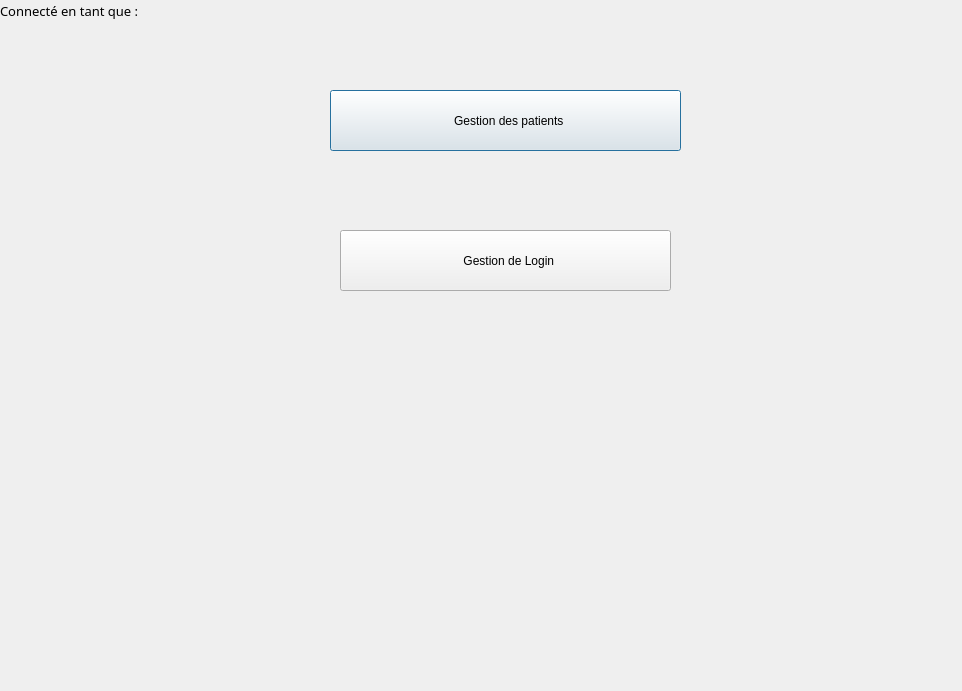
<?xml version="1.0" encoding="UTF-8"?>
<ui version="4.0">
 <class>dashboard</class>
 <widget class="QDialog" name="dashboard">
  <property name="windowModality">
   <enum>Qt::NonModal</enum>
  </property>
  <property name="geometry">
   <rect>
    <x>0</x>
    <y>0</y>
    <width>962</width>
    <height>691</height>
   </rect>
  </property>
  <property name="windowTitle">
   <string>Dialog</string>
  </property>
  <widget class="QLabel" name="background_image">
   <property name="geometry">
    <rect>
     <x>-10</x>
     <y>-10</y>
     <width>971</width>
     <height>711</height>
    </rect>
   </property>
   <property name="styleSheet">
    <string notr="true">border-image: url(:/img/dashboard/dashboard.jpg);</string>
   </property>
   <property name="text">
    <string/>
   </property>
  </widget>
  <widget class="QLabel" name="icon_gestion_patient">
   <property name="geometry">
    <rect>
     <x>290</x>
     <y>80</y>
     <width>81</width>
     <height>81</height>
    </rect>
   </property>
   <property name="styleSheet">
    <string notr="true">border-image: url(:/img/dashboard/icon_gestion_patient.png);</string>
   </property>
   <property name="text">
    <string/>
   </property>
  </widget>
  <widget class="QPushButton" name="btn_gestion_patient">
   <property name="geometry">
    <rect>
     <x>330</x>
     <y>90</y>
     <width>351</width>
     <height>61</height>
    </rect>
   </property>
   <property name="styleSheet">
    <string notr="true">border-image: url(:/img/dashboard/btn_gestion_patient1.png)3 10 15 10;
font: 24pt &quot;Bahnschrift&quot;;
</string>
   </property>
   <property name="text">
    <string>  Gestion des patients</string>
   </property>
  </widget>
  <widget class="QLabel" name="icon_gestion_login">
   <property name="geometry">
    <rect>
     <x>300</x>
     <y>220</y>
     <width>81</width>
     <height>81</height>
    </rect>
   </property>
   <property name="styleSheet">
    <string notr="true">border-image: url(:/img/login/img/login/logologin.png);</string>
   </property>
   <property name="text">
    <string/>
   </property>
  </widget>
  <widget class="QPushButton" name="btn_gestion_login">
   <property name="geometry">
    <rect>
     <x>340</x>
     <y>230</y>
     <width>331</width>
     <height>61</height>
    </rect>
   </property>
   <property name="styleSheet">
    <string notr="true">border-image: url(:/img/dashboard/btn_gestion_patient1.png)3 10 15 10;
font: 24pt &quot;Bahnschrift&quot;;
</string>
   </property>
   <property name="text">
    <string>  Gestion de Login</string>
   </property>
  </widget>
  <widget class="QLabel" name="label">
   <property name="geometry">
    <rect>
     <x>0</x>
     <y>-30</y>
     <width>211</width>
     <height>81</height>
    </rect>
   </property>
   <property name="font">
    <font>
     <family>Bahnschrift</family>
     <pointsize>10</pointsize>
    </font>
   </property>
   <property name="text">
    <string>Connecté en tant que :</string>
   </property>
  </widget>
  <widget class="QLabel" name="login_active">
   <property name="geometry">
    <rect>
     <x>120</x>
     <y>-30</y>
     <width>121</width>
     <height>81</height>
    </rect>
   </property>
   <property name="font">
    <font>
     <family>Bahnschrift</family>
     <pointsize>10</pointsize>
    </font>
   </property>
   <property name="text">
    <string/>
   </property>
  </widget>
  <zorder>background_image</zorder>
  <zorder>btn_gestion_patient</zorder>
  <zorder>icon_gestion_patient</zorder>
  <zorder>btn_gestion_login</zorder>
  <zorder>icon_gestion_login</zorder>
  <zorder>label</zorder>
  <zorder>login_active</zorder>
 </widget>
 <resources/>
 <connections/>
</ui>
